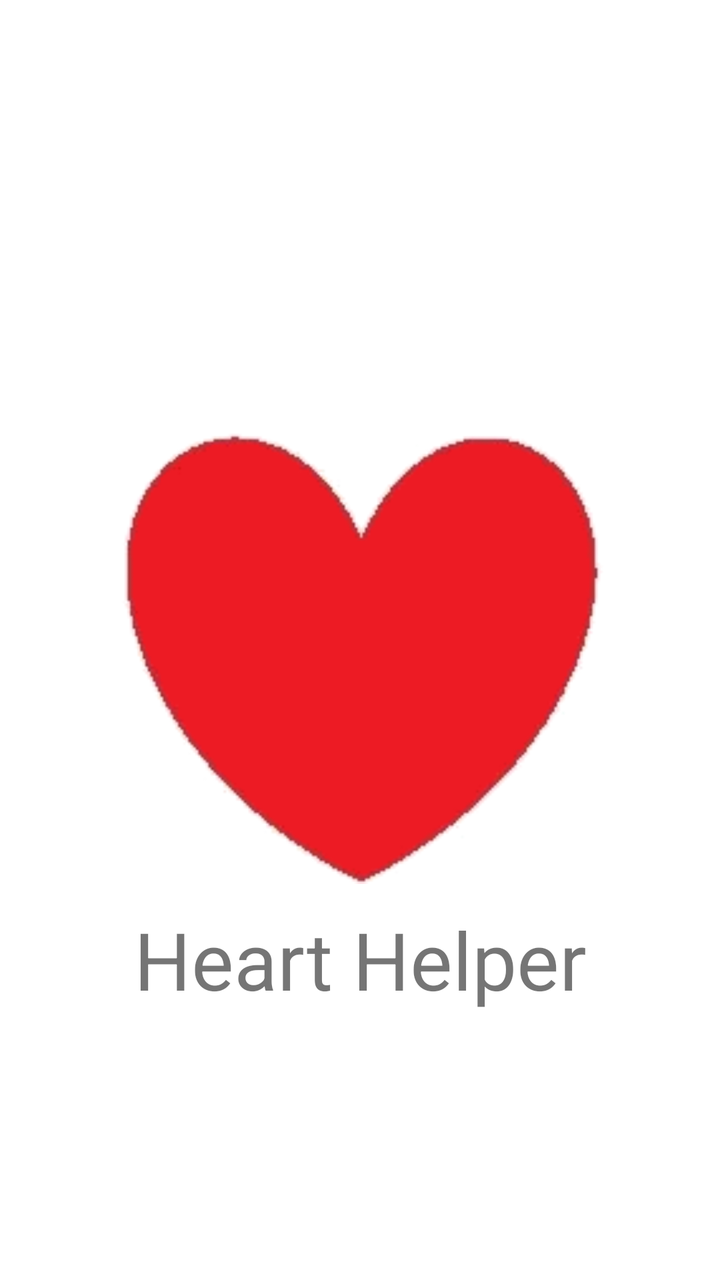
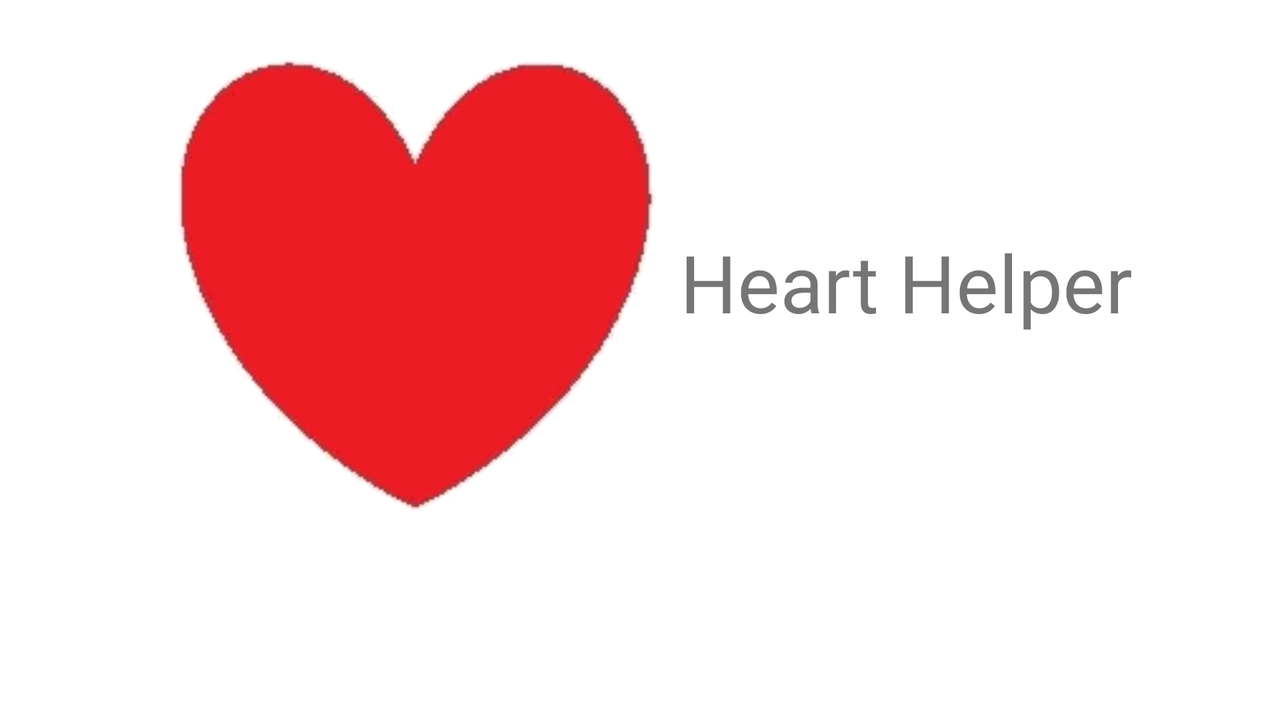

Two renders of one Android screen. The first uses the default layout on a phone; the second uses the alternative layout the repository ships for a different screen configuration, on a matching device. The two XML files are below.
<!-- AndroidManifest.xml: application theme Theme.HeartHelper -->
<!-- res/layout/content_splash.xml -->
<?xml version="1.0" encoding="utf-8"?>
<androidx.constraintlayout.widget.ConstraintLayout xmlns:android="http://schemas.android.com/apk/res/android"
    xmlns:app="http://schemas.android.com/apk/res-auto"
    android:layout_width="match_parent"
    android:layout_height="match_parent"
    app:layout_behavior="@string/appbar_scrolling_view_behavior">



    <ImageView
        android:id="@+id/iv_splash_heart"
        android:layout_margin="@dimen/margin_small"
        android:layout_width="@dimen/imagesize_xlarge"
        android:layout_height="@dimen/imagesize_xlarge"
        android:contentDescription="@string/image_heart_description"
        android:scaleType="fitCenter"
        app:layout_constraintBottom_toBottomOf="parent"
        app:layout_constraintEnd_toEndOf="parent"
        app:layout_constraintStart_toStartOf="parent"
        app:layout_constraintTop_toTopOf="parent"
        android:src="@drawable/heart" />

    <TextView
        android:id="@+id/iv_splash_title"
        android:layout_width="wrap_content"
        android:layout_height="wrap_content"
        android:layout_marginTop="@dimen/margin_small"
        android:gravity="center"
        android:text="@string/app_name"
        android:textSize="@dimen/textsize_4xlarge"

        app:layout_constraintLeft_toLeftOf="parent"
        app:layout_constraintRight_toRightOf="parent"
        app:layout_constraintTop_toBottomOf="@id/iv_splash_heart" />



</androidx.constraintlayout.widget.ConstraintLayout>
<!-- resources referenced by this layout -->
<resources>
  <dimen name="imagesize_xlarge">250dp</dimen>
  <dimen name="margin_small">8dp</dimen>
  <dimen name="textsize_4xlarge">40sp</dimen>
  <!-- drawable heart: png bitmap (drawable, 19377 bytes) -->
  <string name="app_name">Heart Helper</string>
  <string name="image_heart_description">Image of heart</string>
  <style name="Theme.HeartHelper" parent="Theme.MaterialComponents.DayNight.DarkActionBar">
          
          <item name="colorPrimary">@color/purple_500</item>
          <item name="colorPrimaryVariant">@color/purple_700</item>
          <item name="colorOnPrimary">@color/white</item>
          
          <item name="colorSecondary">@color/teal_200</item>
          <item name="colorSecondaryVariant">@color/teal_700</item>
          <item name="colorOnSecondary">@color/black</item>
          
          <item name="android:statusBarColor" tools:targetApi="l">?attr/colorPrimaryVariant</item>
          
      </style>
</resources>
<!-- res/layout-land/content_splash.xml (the repository's variant of the layout above) -->
<!-- drawn on the phone turned sideways -->
<?xml version="1.0" encoding="utf-8"?>
<androidx.constraintlayout.widget.ConstraintLayout xmlns:android="http://schemas.android.com/apk/res/android"
    xmlns:app="http://schemas.android.com/apk/res-auto"
    android:layout_width="match_parent"
    android:layout_height="match_parent"
    app:layout_behavior="@string/appbar_scrolling_view_behavior">




    <LinearLayout
        android:id="@+id/linearLayout2"
        android:layout_width="wrap_content"
        android:layout_height="wrap_content"
        android:gravity="center"
        android:orientation="horizontal"
        app:layout_constraintEnd_toEndOf="parent"
        app:layout_constraintStart_toStartOf="parent"
        app:layout_constraintTop_toTopOf="parent">

        <ImageView
            android:id="@+id/iv_splash_heart"
            android:layout_width="@dimen/imagesize_xlarge"
            android:layout_height="@dimen/imagesize_xlarge"
            android:layout_margin="@dimen/margin_small"
            android:layout_weight="1"
            android:contentDescription="@string/image_heart_description"
            android:scaleType="fitCenter"
            android:src="@drawable/heart"
            app:layout_constraintBottom_toBottomOf="parent"
            app:layout_constraintEnd_toEndOf="parent"
            app:layout_constraintStart_toStartOf="parent"
            app:layout_constraintTop_toTopOf="parent" />

        <TextView
            android:id="@+id/iv_splash_title"
            android:layout_width="wrap_content"
            android:layout_height="wrap_content"
            android:layout_marginTop="@dimen/margin_small"
            android:layout_weight="1"
            android:gravity="center"
            android:text="@string/app_name"
            android:textSize="@dimen/textsize_4xlarge"

            app:layout_constraintLeft_toLeftOf="parent"
            app:layout_constraintRight_toRightOf="parent"
            app:layout_constraintTop_toBottomOf="@id/iv_splash_heart" />

    </LinearLayout>


</androidx.constraintlayout.widget.ConstraintLayout>
